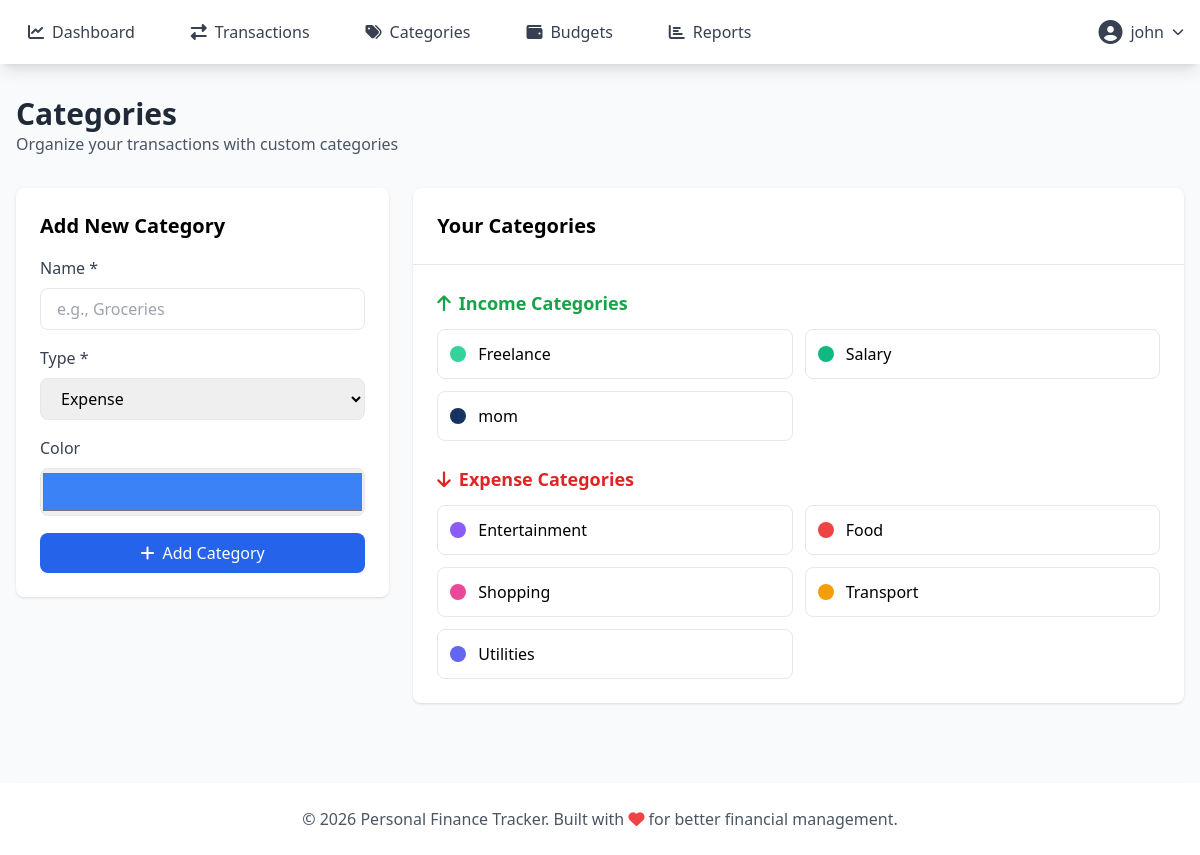
Page /categories (signed in) on the committed database.
### tables this page shows
CREATE TABLE categories (
            id INTEGER PRIMARY KEY AUTOINCREMENT,
            user_id INTEGER NOT NULL,
            name TEXT NOT NULL,
            type TEXT NOT NULL CHECK(type IN ('income', 'expense')),
            color TEXT DEFAULT '#3B82F6',
            FOREIGN KEY (user_id) REFERENCES users(id),
            UNIQUE(user_id, name)
        );

### app.py (the view)
@app.route('/categories')
@login_required
def categories():
    user_id = session['user_id']
    conn = get_db()
    all_categories = conn.execute('SELECT * FROM categories WHERE user_id = ? ORDER BY type, name',
                                 (user_id,)).fetchall()
    conn.close()
    return render_template('categories.html', categories=all_categories)

### app.py (called while the page is built)
def get_db():
    conn = sqlite3.connect(DATABASE)
    conn.row_factory = sqlite3.Row
    return conn

def login_required(f):
    @wraps(f)
    def decorated_function(*args, **kwargs):
        if 'user_id' not in session:
            flash('Please log in to access this page.', 'warning')
            return redirect(url_for('login'))
        return f(*args, **kwargs)
    return decorated_function

### templates/categories.html (shortened to what this page needs)
{% extends "base.html" %}
{% block content %}
<div class="mb-8">
    <h1 class="text-3xl font-bold text-gray-800">Categories</h1>
    <p class="text-gray-600">Organize your transactions with custom categories</p>
</div>
<div class="grid grid-cols-1 lg:grid-cols-3 gap-6">
    <div class="lg:col-span-1">
        <div class="bg-white rounded-lg shadow p-6">
            <h2 class="text-xl font-bold mb-4">Add New Category</h2>
            <form method="POST" action="{{ url_for('add_category') }}">
                <div class="mb-4">
                    <label class="block text-gray-700 mb-2">Name *</label>
                    <input type="text" name="name" required
                           class="form-input w-full px-4 py-2 border rounded-lg focus:outline-none focus:ring-2 focus:ring-blue-500"
                           placeholder="e.g., Groceries">
                </div>
                <div class="mb-4">
                    <label class="block text-gray-700 mb-2">Type *</label>
                    <select name="type" required
                            class="filter-dropdown form-input w-full px-4 py-2 border rounded-lg focus:outline-none focus:ring-2 focus:ring-blue-500">
                        <option value="expense">Expense</option>
                    </select>
                </div>
                <div class="mb-4">
                    <label class="block text-gray-700 mb-2">Color</label>
                    <input type="color" name="color" value="#3B82F6"
                           class="color-picker w-full h-12 border rounded-lg cursor-pointer">
                </div>
                <button type="submit"
                        class="btn-primary w-full bg-blue-600 text-white py-2 rounded-lg hover:bg-blue-700">
                    <i class="fas fa-plus mr-2"></i>Add Category
                </button>
            </form>
        </div>
    </div>
    <div class="lg:col-span-2">
        <div class="bg-white rounded-lg shadow">
            <div class="p-6 border-b">
                <h2 class="text-xl font-bold">Your Categories</h2>
            </div>
            <div class="p-6">
                <div class="mb-6">
                    <h3 class="text-lg font-semibold text-green-600 mb-3">
                        <i class="fas fa-arrow-up mr-2"></i>Income Categories
                    </h3>
                    <div class="grid grid-cols-1 md:grid-cols-2 gap-3">
                        {% for cat in categories if cat.type == 'income' %}
                        <div class="flex items-center justify-between p-3 border rounded-lg">
                            <div class="flex items-center space-x-3">
                                <div class="w-4 h-4 rounded-full" style="background-color: {{ cat.color }}"></div>
                                <span class="font-medium">{{ cat.name }}</span>
                            </div>
                        </div>
                        {% else %}
                        <p class="text-gray-500">No income categories yet.</p>
                        {% endfor %}
                    </div>
                </div>
                <div>
                    <h3 class="text-lg font-semibold text-red-600 mb-3">
                        <i class="fas fa-arrow-down mr-2"></i>Expense Categories
                    </h3>
                    <div class="grid grid-cols-1 md:grid-cols-2 gap-3">
                        {% for cat in categories if cat.type == 'expense' %}
                        <div class="flex items-center justify-between p-3 border rounded-lg">
                            <div class="flex items-center space-x-3">
                                <div class="w-4 h-4 rounded-full" style="background-color: {{ cat.color }}"></div>
                                <span class="font-medium">{{ cat.name }}</span>
                            </div>
                        </div>
                        {% else %}
                        <p class="text-gray-500">No expense categories yet.</p>
                        {% endfor %}
                    </div>
                </div>
            </div>
        </div>
    </div>
</div>
{% endblock %}

### static/style.css (style rules this page uses)
.btn-primary { position: relative; overflow: hidden; transition: all 0.3s ease; }
.btn-primary::before { content: ''; position: absolute; top: 50%; left: 50%; width: 0; height: 0; border-radius: 50%; background: rgba(255, 255, 255, 0.3); transform: translate(-50%, -50%); transition: width 0.6s, height 0.6s; }
.form-input { transition: all 0.3s ease; border: 2px solid #E5E7EB; }
html { scroll-behavior: smooth; }
.filter-dropdown { transition: all 0.3s ease; }
.color-picker { transition: all 0.3s ease; cursor: pointer; }

### rows in the picture
categories: name "Freelance"
categories: name "Salary"
categories: name "mom"
categories: name "Entertainment"
categories: name "Food"
categories: name "Shopping"
categories: name "Transport"
categories: name "Utilities"

### other values in the picture
{{ session.username }} "john"
